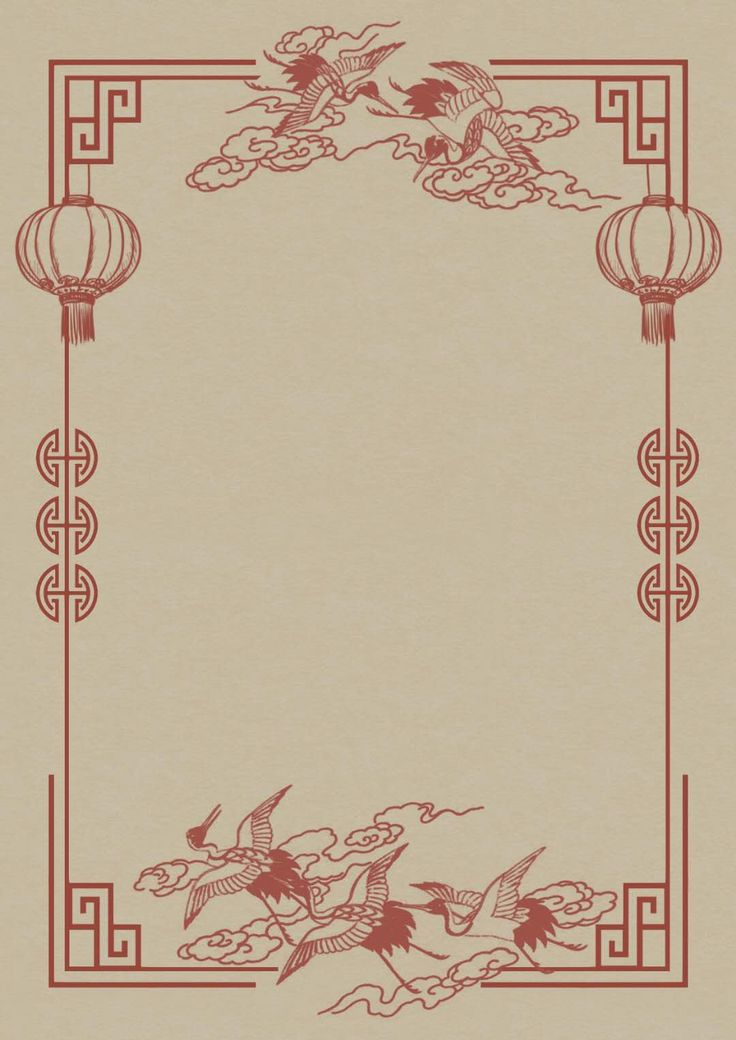
#> input picture raw_assets/calligraphy/Dibujo chino.jpg, 736 x 1040 px, found by its file name; its folder holds only this picture in this run
$ python refine.py -i '../../raw_assets/calligraphy/Dibujo chino.jpg'   (older library calls are emulated)
#> lines starting #> are read from the running program, lines starting #| are printed output that depends on the picture; after the words box and inside, x2 and y2 are one past the last pixel; in counts of white or black regions, pixels touching at a corner belong together
### scripts/asset_refinery/quality_score.py
"""
图像质量评估引擎
对每张素材打分，输出 KEEP / REVIEW / DROP  verdict
"""

import cv2
import numpy as np
from skimage import measure, color as skcolor
from typing import Dict, Tuple


def sharpness_score(img: np.ndarray) -> float:
    """拉普拉斯方差 — 清晰度，越高越锐"""
    gray = cv2.cvtColor(img, cv2.COLOR_RGB2GRAY) if len(img.shape) == 3 else img
    return cv2.Laplacian(gray, cv2.CV_64F).var()


def contrast_score(img: np.ndarray) -> float:
    """Michelson contrast"""
    gray = cv2.cvtColor(img, cv2.COLOR_RGB2GRAY) if len(img.shape) == 3 else img
    lmin, lmax = int(gray.min()), int(gray.max())
    denom = lmax + lmin
    if denom == 0:
        return 0.0
    return float(lmax - lmin) / denom


# [7 lines left out: function color_deviation, not called in this run]


def text_contrast(img: np.ndarray) -> float:
    """检测墨字与底纸的对比度（假设文字是暗色）"""
    gray = cv2.cvtColor(img, cv2.COLOR_RGB2GRAY)
    # 二值化分离文字
    _, binary = cv2.threshold(gray, 0, 255, cv2.THRESH_BINARY_INV + cv2.THRESH_OTSU)
    fg = gray[binary > 0]   # 前景（文字）
    bg = gray[binary == 0]  # 背景（纸张）
    if len(fg) == 0 or len(bg) == 0:
        return 0.0
    return float(bg.mean() - fg.mean()) / 255.0


def centeredness(img: np.ndarray) -> float:
    """文字/主体居中程度：计算前景质心与图像中心的距离归一化"""
    gray = cv2.cvtColor(img, cv2.COLOR_RGB2GRAY)
    _, binary = cv2.threshold(gray, 0, 255, cv2.THRESH_BINARY_INV + cv2.THRESH_OTSU)
    ys, xs = np.where(binary > 0)
    if len(xs) == 0:
        return 0.0
    cx, cy = np.mean(xs), np.mean(ys)
    h, w = img.shape[:2]
    dist = np.sqrt((cx - w / 2) ** 2 + (cy - h / 2) ** 2)
    max_dist = np.sqrt((w / 2) ** 2 + (h / 2) ** 2)
    return max(0.0, 1.0 - dist / max_dist)


def edge_bleed_ratio(img: np.ndarray) -> float:
    """边缘晕染占比：边缘暗像素占比"""
    gray = cv2.cvtColor(img, cv2.COLOR_RGB2GRAY)
    h, w = gray.shape
    edge_width = max(1, min(h, w) // 20)
    edges = np.concatenate([
        gray[:edge_width, :].ravel(),
        gray[-edge_width:, :].ravel(),
        gray[:, :edge_width].ravel(),
        gray[:, -edge_width:].ravel(),
    ])
    dark_pixels = np.sum(edges < 80)
    return float(dark_pixels) / len(edges)


# [32 lines left out: functions red_uniformity, is_photo_not_artwork, not called in this run]


def assess_image(img: np.ndarray, category: str, thresholds: dict) -> Dict:
    """
    综合质量评估，返回评分字典
    """
    h, w = img.shape[:2]
    scores = {
        "resolution_ok": w >= thresholds["min_resolution"][0] and h >= thresholds["min_resolution"][1],
        "sharpness": sharpness_score(img),
        "contrast": contrast_score(img),
    }

    # 全局判断
    scores["sharpness_ok"] = scores["sharpness"] >= thresholds["min_sharpness"]
    scores["contrast_ok"] = scores["contrast"] >= thresholds["min_contrast"]

    # 分类专用
    if category == "calligraphy":
        scores["text_contrast"] = text_contrast(img)
        scores["centeredness"] = centeredness(img)
        scores["edge_bleed"] = edge_bleed_ratio(img)
        ct = thresholds.get("calligraphy", {})
        scores["text_contrast_ok"] = scores["text_contrast"] >= ct.get("min_text_contrast", 0.3)
        scores["centered_ok"] = scores["centeredness"] >= ct.get("min_centeredness", 0.6)
        scores["edge_bleed_ok"] = scores["edge_bleed"] <= ct.get("max_edge_bleed", 0.25)

    elif category == "seal":
        scores["red_uniformity"] = red_uniformity(img, (196, 30, 30))
        scores["red_ok"] = scores["red_uniformity"] >= thresholds.get("seal", {}).get("min_opacity_uniformity", 0.5)

    elif category == "texture":
        scores["not_too_sharp"] = scores["sharpness"] <= thresholds.get("texture", {}).get("max_sharpness", 300)

    elif category == "reference":
        scores["not_photo"] = not is_photo_not_artwork(img)

    # 计算综合分（强制转换为 Python 原生类型，确保 JSON 序列化）
    overall = 0.0
    checks = []
    clean_scores = {}
    for k, v in scores.items():
        if isinstance(v, (np.bool_,)):
            v = bool(v)
        elif isinstance(v, (np.integer,)):
            v = int(v)
        elif isinstance(v, (np.floating,)):
            v = float(v)
        clean_scores[k] = v
        if k.endswith("_ok"):
            checks.append(float(v))
    scores = clean_scores

    if checks:
        overall = sum(checks) / len(checks)
    scores["overall"] = round(overall, 3)

    # Verdict
    if overall >= 0.8:
        scores["verdict"] = "KEEP"
    elif overall >= 0.5:
        scores["verdict"] = "REVIEW"
    else:
        scores["verdict"] = "DROP"

    return scores

### scripts/asset_refinery/config.py
"""
素材精炼工厂 — 全局配置与质量标准

用户把原始素材放到指定目录后，流水线自动：
1. 质量评分  2. 自动分类  3. 提纯处理  4. 输出可用库 + 索引JSON
"""

import os

# =============================================================================
# 输入/输出路径（用户放素材的目录，启动时通过命令行参数覆盖）
# =============================================================================
DEFAULT_INPUT_DIR = "raw_assets"          # 用户放原始素材的地方
DEFAULT_OUTPUT_DIR = "public/talisman-assets/refined-library"
INDEX_JSON = "refined_index.json"

# =============================================================================
# 质量标准阈值（0.0 ~ 1.0）
# =============================================================================
QUALITY_THRESHOLDS = {
    # 全局
    "min_resolution": (400, 640),         # 最小宽高（像素）
    "min_sharpness": 80.0,                # 拉普拉斯方差（清晰度）
    "min_contrast": 0.25,                 #  Michelson contrast
    "max_color_deviation": 35.0,          # 与目标暖黄宣纸色的LAB色差

    # 分类专用
    "calligraphy": {
        "min_text_contrast": 0.35,        # 墨字 vs 底纸对比度
        "min_centeredness": 0.7,          # 文字居中程度
        "max_edge_bleed": 0.2,            # 边缘晕染占比
    },
    "seal": {
        "target_red_lab": (45, 55, 35),   # 朱砂红目标LAB值
        "max_red_deviation": 25.0,        # 红色偏差
        "min_opacity_uniformity": 0.6,    # 透明度均匀性
    },
    "texture": {
        "max_sharpness": 300.0,           # 纹理不能太锐（避免带文字）
        "seamless_tile_size": 256,        # 无缝平铺块大小
    },
    "reference": {
        "min_resolution": (800, 600),     # 参考图需要更高分辨率
        "min_sharpness": 50.0,
    },
}

# =============================================================================
# 输出尺寸规范（符咒海报直接引用）
# =============================================================================
OUTPUT_SPECS = {
    "calligraphy": {"width": 400, "height": 640, "format": "jpg", "quality": 95},
    "seal": {"width": 256, "height": 256, "format": "png", "transparent": True},
    "texture": {"width": 512, "height": 512, "format": "jpg", "quality": 95, "seamless": True},
    "pattern": {"width": 400, "height": 400, "format": "png", "transparent": True},
    "reference": {"width": 800, "height": 1200, "format": "jpg", "quality": 95},
}

# =============================================================================
# 颜色标准（符咒视觉系统）
# =============================================================================
COLOR_STANDARDS = {
    "xuan_paper_rgb": (249, 244, 237),    # 暖黄宣纸底色
    "cinnabar_rgb": (196, 30, 30),        # 朱砂红 #c41e1e
    "ink_rgb": (30, 30, 30),              # 浓墨色
    "dry_ink_rgb": (60, 60, 60),          # 飞白色
}

# =============================================================================
# 自动标签词库
# =============================================================================
TAG_VOCABULARY = {
    "style": ["楷书", "行书", "草书", "隶书", "篆书", "瘦金体", "魏碑"],
    "dynasty": ["先秦", "汉", "魏晋", "唐", "宋", "元", "明", "清", "近现代"],
    "mood": ["雄浑", "飘逸", "端庄", "狂放", "清雅", "古朴", "刚劲", "柔和"],
    "ink_state": ["浓墨", "淡墨", "飞白", "枯笔", "湿笔", "晕染"],
    "seal_type": ["方形", "圆形", "椭圆形", "异形", "压角", "引首", "腰章"],
    "pattern_type": ["云纹", "雷纹", "回纹", "万字纹", "火纹", "水纹", "龙纹"],
}

# =============================================================================
# 流水线开关
# =============================================================================
PIPELINE_STAGES = {
    "quality_score": True,
    "deduplicate": True,
    "bg_remove_seal": True,       # 印章AI抠图
    "color_correct": True,        # 颜色校正
    "sharpen_calligraphy": True,  # 书法锐化笔锋
    "generate_seamless": True,    # 纹理生成无缝版
    "auto_tag": True,             # 自动打标签
    "build_index": True,          # 输出索引JSON
}

# =============================================================================
# 分类目录映射（输入子目录 → 处理类型）
# =============================================================================
CATEGORY_MAP = {
    "calligraphy": "calligraphy",      # 书法字
    "seals": "seal",                   # 印章
    "textures": "texture",             # 纹理底纹
    "patterns": "pattern",             # 装饰纹样
    "references": "reference",         # 古代真迹参考
    "fonts": "font",                   # 字体文件（仅复制）
}

def resolve_paths(input_dir: str = None, output_dir: str = None):
    """解析输入输出路径，支持相对/绝对路径"""
    # config.py is at scripts/asset_refinery/config.py, go up 3 levels to project root
    root = os.path.dirname(os.path.dirname(os.path.dirname(os.path.abspath(__file__))))
    inp = input_dir or os.path.join(root, DEFAULT_INPUT_DIR)
    out = output_dir or os.path.join(root, DEFAULT_OUTPUT_DIR)
    return os.path.abspath(inp), os.path.abspath(out)

### scripts/asset_refinery/refine.py
#!/usr/bin/env python3
"""
素材精炼工厂 — 主流水线（v2 优化版）

优化点：
- 单进程串行 + 全局 rembg session 缓存（避免多进程内存爆炸）
- O(1) 去重查询（dict 替代线性扫描）
- 减少图像格式转换（统一 numpy 流程）
- 实时速度估算 + 内存监控

Usage:
    python scripts/asset_refinery/refine.py --input /path/to/your/raw_assets
"""

import os
import sys
import json
import shutil
import argparse
import time
import gc
from pathlib import Path

import cv2
import numpy as np
from PIL import Image, ImageFilter

sys.path.insert(0, os.path.dirname(os.path.abspath(__file__)))
from config import (
    resolve_paths, CATEGORY_MAP, OUTPUT_SPECS, COLOR_STANDARDS,
    QUALITY_THRESHOLDS, PIPELINE_STAGES, INDEX_JSON,
)
from quality_score import assess_image

# =============================================================================
# 全局 rembg session（单进程复用，避免重复加载 176MB 模型）
# =============================================================================
_REMBG_SESSION = None


# [22 lines left out: functions get_rembg_session, rembg_remove_cached, not called in this run]


# =============================================================================
# 图像 I/O（统一 numpy/cv2 流程，减少 PIL↔numpy 来回转换）
# =============================================================================
def load_image(path: str) -> np.ndarray:
    """读取图片为 RGB/RGBA numpy array"""
    img = cv2.imread(path, cv2.IMREAD_UNCHANGED)
    if img is None:
        raise ValueError(f"Cannot read image: {path}")
    if len(img.shape) == 2:
        img = cv2.cvtColor(img, cv2.COLOR_GRAY2RGB)
    elif img.shape[2] == 3:
        img = cv2.cvtColor(img, cv2.COLOR_BGR2RGB)
    elif img.shape[2] == 4:
        img = cv2.cvtColor(img, cv2.COLOR_BGRA2RGBA)
    return img


def save_image(img: np.ndarray, path: str, quality: int = 95):
    """保存图片，自动根据格式选择编码"""
    os.makedirs(os.path.dirname(path), exist_ok=True)
    ext = os.path.splitext(path)[1].lower()
    if ext == ".png" or (len(img.shape) == 3 and img.shape[2] == 4):
        if len(img.shape) == 3 and img.shape[2] == 3:
            cv2.imwrite(path, cv2.cvtColor(img, cv2.COLOR_RGB2BGR))
        else:
            cv2.imwrite(path, cv2.cvtColor(img, cv2.COLOR_RGBA2BGRA))
    else:
        cv2.imwrite(path, cv2.cvtColor(img, cv2.COLOR_RGB2BGR),
                    [int(cv2.IMWRITE_JPEG_QUALITY), quality])


# =============================================================================
# 去重（pHash + O(1) dict 查询）
# =============================================================================
def perceptual_hash(img: np.ndarray) -> str:
    """pHash 感知哈希"""
    gray = cv2.cvtColor(img, cv2.COLOR_RGB2GRAY) if len(img.shape) == 3 else img
    gray = cv2.resize(gray, (32, 32))
    dct = cv2.dct(np.float32(gray))
    dct_low = dct[:8, :8]
    avg = dct_low.mean()
    bits = (dct_low > avg).flatten().astype(int)
    return "".join(str(b) for b in bits)


def hash_distance(h1: str, h2: str) -> int:
    return sum(c1 != c2 for c1, c2 in zip(h1, h2))


class Deduplicator:
    """O(1) 去重器"""
    def __init__(self, threshold: int = 5):
        self.threshold = threshold
        self._hashes = {}  # phash -> file_id

    def check(self, phash: str, file_id: int) -> tuple:
        """返回 (is_duplicate, duplicate_of_id)"""
        # 直接查找（允许汉明距离 threshold 的近似匹配）
        # 简单方案：先精确查，再暴力近邻（pHash 空间小，暴力可接受）
        if phash in self._hashes:
            return True, self._hashes[phash]
        # 近似匹配
        for existing_hash, existing_id in self._hashes.items():
            if hash_distance(phash, existing_hash) <= self.threshold:
                return True, existing_id
        self._hashes[phash] = file_id
        return False, None


# =============================================================================
# 图像处理管线（纯 numpy/cv2，只在必要时用 PIL）
# =============================================================================
def color_correct_xuan_paper(img: np.ndarray) -> np.ndarray:
    target = np.array(COLOR_STANDARDS["xuan_paper_rgb"], dtype=np.float32)
    gray = cv2.cvtColor(img, cv2.COLOR_RGB2GRAY)
    mask = gray > np.percentile(gray, 75)
    if mask.sum() > 0:
        current = img[mask].mean(axis=0).astype(np.float32)
        scale = target / (current + 1e-6)
        img = np.clip(img.astype(np.float32) * scale, 0, 255).astype(np.uint8)
    return img


def sharpen_calligraphy(img: np.ndarray) -> np.ndarray:
    blurred = cv2.GaussianBlur(img, (0, 0), 2.0)
    sharpened = cv2.addWeighted(img, 1.5, blurred, -0.5, 0)
    return cv2.fastNlMeansDenoisingColored(sharpened, None, 3, 3, 7, 21)


# [24 lines left out: functions remove_background, resize_maintain_aspect, not called in this run]


# =============================================================================
# 分类处理器
# =============================================================================
def process_calligraphy(img: np.ndarray, spec: dict) -> np.ndarray:
    img = color_correct_xuan_paper(img)
    img = sharpen_calligraphy(img)
    return cv2.resize(img, (spec["width"], spec["height"]), interpolation=cv2.INTER_LANCZOS4)


# [23 lines left out: functions process_seal, process_texture, process_pattern, process_reference, not called in this run]


# =============================================================================
# 单文件处理
# =============================================================================
def process_file(task: tuple, dedup: Deduplicator, skip_rembg: bool = False) -> dict:
    file_path, input_dir, output_dir, category, file_id = task
    rel_path = os.path.relpath(file_path, input_dir)
    result = {
        "id": file_id,
        "source": rel_path,
        "category": category,
        "status": "pending",
        "scores": {},
        "output": None,
        "tags": [],
    }

    # 1. 读取
    try:
        img = load_image(file_path)
    except Exception as e:
        result["status"] = "ERROR_READ"
        result["error"] = str(e)
        return result

    # 2. 质量评分
    scores = assess_image(img, category, QUALITY_THRESHOLDS)
    result["scores"] = scores

    if scores["verdict"] == "DROP":
        result["status"] = "DROPPED"
        return result

    # 3. 去重
    phash = perceptual_hash(img)
    is_dup, dup_id = dedup.check(phash, file_id)
    if is_dup:
        result["status"] = "DUPLICATE"
        result["duplicate_of"] = dup_id
        result["phash"] = phash
        return result
    result["phash"] = phash

    # 4. 分类处理
    spec = OUTPUT_SPECS.get(category, OUTPUT_SPECS["reference"])
    processors = {
        "calligraphy": process_calligraphy,
        "seal": lambda img, spec: process_seal(img, spec, skip_rembg),
        "texture": process_texture,
        "pattern": lambda img, spec: process_pattern(img, spec, skip_rembg),
        "reference": process_reference,
    }
    processor = processors.get(category, process_reference)

    try:
        processed = processor(img, spec)
    except Exception as e:
        result["status"] = "ERROR_PROCESS"
        result["error"] = str(e)
        return result
    finally:
        del img
        gc.collect()

    # 5. 保存
    ext = ".png" if spec.get("transparent") or spec.get("format") == "png" else ".jpg"
    out_name = f"{category}_{file_id:04d}{ext}"
    out_path = os.path.join(output_dir, category, out_name)
    try:
        save_image(processed, out_path, spec.get("quality", 95))
        result["output"] = os.path.relpath(out_path, output_dir)
        result["status"] = "REFINED"
    except Exception as e:
        result["status"] = "ERROR_SAVE"
        result["error"] = str(e)
    finally:
        del processed
        gc.collect()

    return result


# =============================================================================
# 主函数
# =============================================================================
def main():
    parser = argparse.ArgumentParser(description="素材精炼工厂 v2")
    parser.add_argument("--input", "-i", help="原始素材目录路径")
    parser.add_argument("--output", "-o", help="输出目录路径")
    parser.add_argument("--skip-rembg", action="store_true",
                        help="跳过 AI 抠图（如果素材已有透明背景）")
    parser.add_argument("--dry-run", action="store_true", help="只评分不保存")
    parser.add_argument("--max-files", type=int, default=0,
                        help="最大处理数量（0=不限，用于测试）")
    args = parser.parse_args()

    input_dir, output_dir = resolve_paths(args.input, args.output)

    print("=" * 60)
    print("素材精炼工厂 v2")
    print(f"输入 : {input_dir}")
    print(f"输出 : {output_dir}")
    print(f"rembg: {'跳过' if args.skip_rembg else '启用'}")
    print("=" * 60)

    if not os.path.exists(input_dir):
        print(f"[ERROR] 输入目录不存在: {input_dir}")
        print("目录结构示例:")
        print("  raw_assets/")
        print("    calligraphy/   ← 书法字")
        print("    seals/         ← 印章")
        print("    textures/      ← 纹理底纹")
        print("    patterns/      ← 装饰纹样")
        print("    references/    ← 古代真迹")
        print("    fonts/         ← 字体文件")
        sys.exit(1)

    # 收集任务
    tasks = []
    file_id = 0
    for subdir, category in CATEGORY_MAP.items():
        full_subdir = os.path.join(input_dir, subdir)
        if not os.path.isdir(full_subdir):
            continue
        for fname in sorted(os.listdir(full_subdir)):
            if not fname.lower().endswith((".jpg", ".jpeg", ".png", ".webp", ".bmp")):
                continue
            fpath = os.path.join(full_subdir, fname)
            tasks.append((fpath, input_dir, output_dir, category, file_id))
            file_id += 1
            if args.max_files > 0 and len(tasks) >= args.max_files:
                break
        if args.max_files > 0 and len(tasks) >= args.max_files:
            break

    print(f"待处理: {len(tasks)} 张素材")
    if len(tasks) == 0:
        print("没有可处理的图片。")
        sys.exit(0)

    # 预加载 rembg session（如果需要）
    need_rembg = not args.skip_rembg and not args.dry_run
    has_seal_or_pattern = any(t[3] in ("seal", "pattern") for t in tasks)
    if need_rembg and has_seal_or_pattern:
        get_rembg_session()

    # 执行（单进程串行，全局 session 复用）
    dedup = Deduplicator(threshold=5)
    results = []
    stats = {"KEEP": 0, "REVIEW": 0, "DROP": 0, "REFINED": 0,
             "DUPLICATE": 0, "DROPPED": 0, "ERROR_READ": 0,
             "ERROR_PROCESS": 0, "ERROR_SAVE": 0}

    t_start = time.time()
    for i, task in enumerate(tasks):
        result = process_file(task, dedup, skip_rembg=args.skip_rembg)
#> in load_image, img is the input picture: shape (1040, 736, 3); mean B, G, R 149.9, 173.9, 193.1
#> in sharpness_score, `gray = cv2.cvtColor(img, cv2.COLOR_RGB2GRAY) if len(img.shape) == 3 el..`:
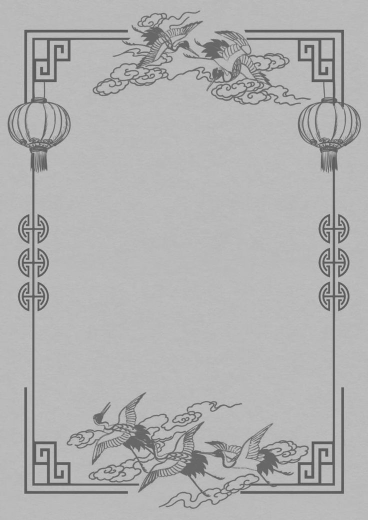
#> gray: shape (1040, 736) (shown at 1/2 size); min 69, max 210, mean 177
#> in contrast_score, `lmin, lmax = int(gray.min()), int(gray.max())`: lmin = 69; lmax = 210
#> in contrast_score, `denom = lmax + lmin`: denom = 279
#> in assess_image, `scores = { "resolution_ok": w >= thresholds["min_resolution"][0] and h..`: scores = {'resolution_ok': True, 'sharpness': 365.3, 'contrast': 0.505}
#> in text_contrast, `_, binary = cv2.threshold(gray, 0, 255, cv2.THRESH_BINARY_INV + cv2.TH..`:
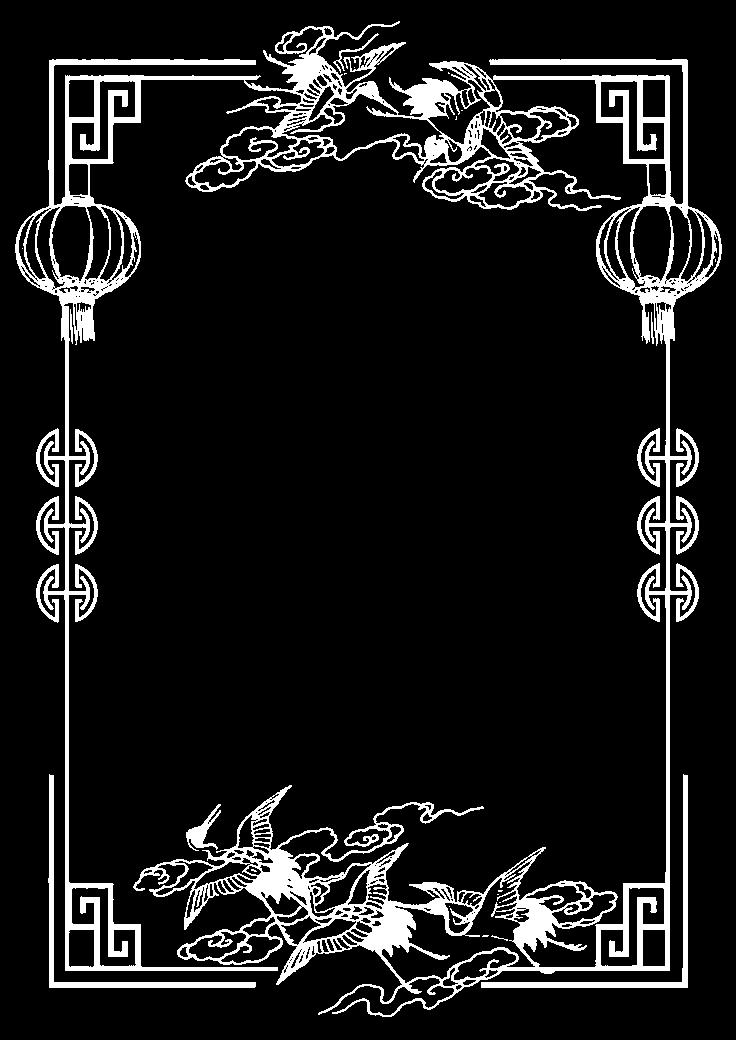
#> binary: shape (1040, 736); 10.4% white; 33 white regions (13 under 20 px), largest, box (x1, y1, x2, y2) and area: (15, 21, 722, 1017) 68361, (481, 774, 688, 988) 2292, (48, 774, 256, 988) 2282
#> in centeredness, `cx, cy = np.mean(xs), np.mean(ys)`: cx = 372.3; cy = 518.2
#> (the rest of the program and of its run is left out)
